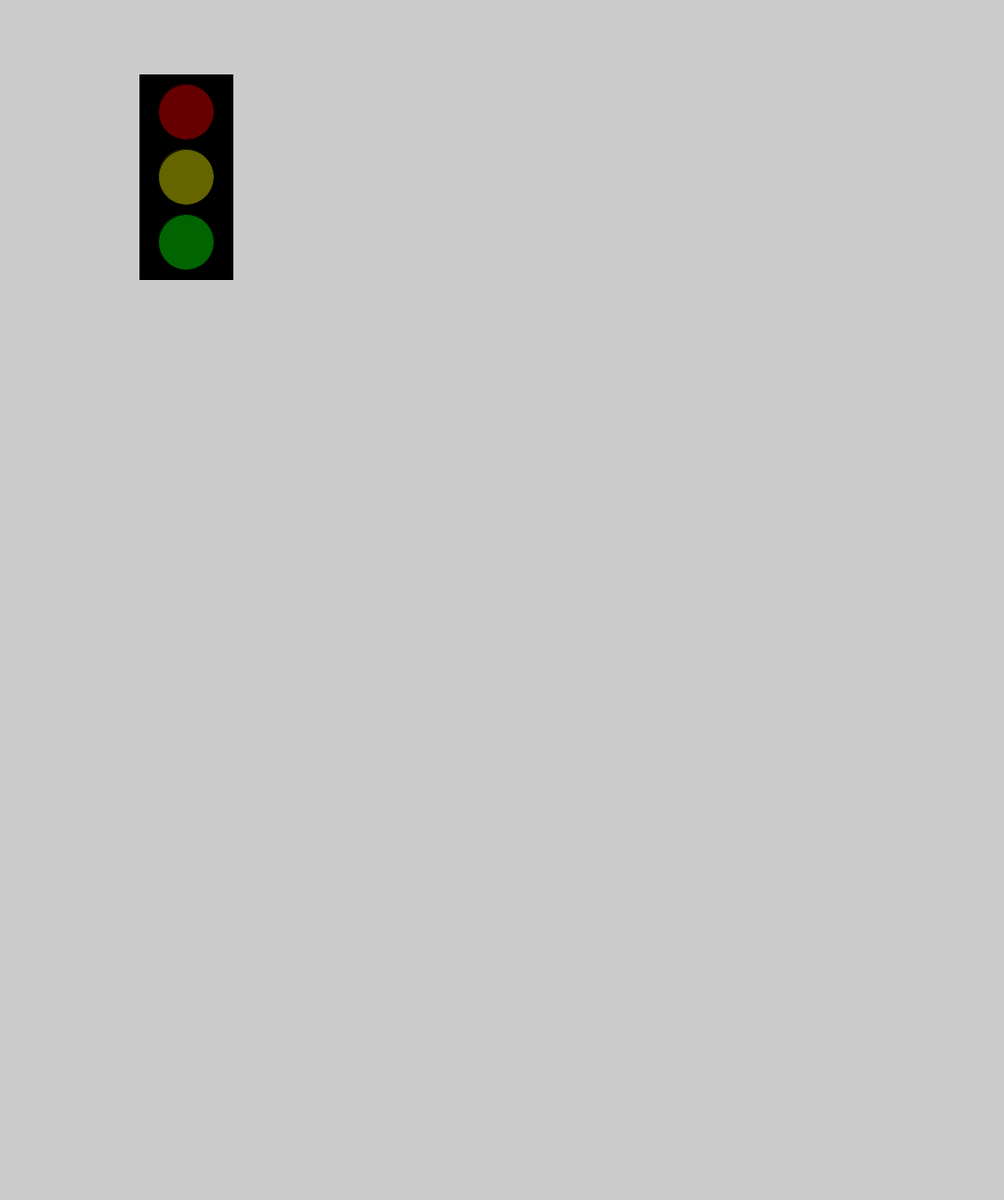
Frame 1 (no input)
Frame 60 (the mouse pressed at the canvas centre just before this capture): identical to frame 1, image omitted
Frame 120 (the mouse held since frame 60 and released just before this capture): identical to frame 1, image omitted

The Processing sketch that drew this single still picture (run headless with seeded random() and noise(); from frame 60 on, the mouse is pressed at the canvas centre):

// Processing sketch: trafficLightTemplate
// ── trafficLightTemplate.pde
void settings() {
   size(1080, 1290);
}


void setup() {
  int xpos=0;
  int ypos=0;
  
  
 xpos=150;
  ypos=80;

  fill(0, 0, 0);
  rect(xpos, ypos, 100, 220);
  fill(100, 0, 0);
  ellipse(xpos + 50, ypos + 40, 60, 60);
  fill(100, 100, 0);
  ellipse(xpos + 50, ypos + 110, 60, 60);  
  fill(0, 100, 0);
  ellipse(xpos + 50, ypos + 180, 60, 60);
 
}



void draw() {
  
  
}
